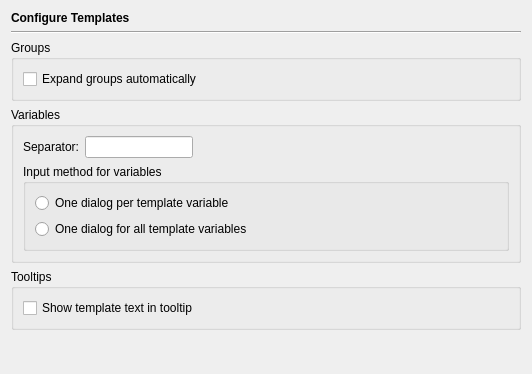
<ui version="4.0" >
 <class>TemplatesPage</class>
 <widget class="QWidget" name="TemplatesPage" >
  <property name="geometry" >
   <rect>
    <x>0</x>
    <y>0</y>
    <width>532</width>
    <height>374</height>
   </rect>
  </property>
  <layout class="QVBoxLayout" >
   <item>
    <widget class="QLabel" name="headerLabel" >
     <property name="text" >
      <string>&lt;b>Configure Templates&lt;/b></string>
     </property>
    </widget>
   </item>
   <item>
    <widget class="Line" name="line11_2_2_2_2_2" >
     <property name="frameShape" >
      <enum>QFrame::HLine</enum>
     </property>
     <property name="frameShadow" >
      <enum>QFrame::Sunken</enum>
     </property>
     <property name="orientation" >
      <enum>Qt::Horizontal</enum>
     </property>
    </widget>
   </item>
   <item>
    <widget class="QGroupBox" name="groupBox" >
     <property name="title" >
      <string>Groups</string>
     </property>
     <layout class="QVBoxLayout" >
      <item>
       <widget class="QCheckBox" name="templatesAutoOpenGroupsCheckBox" >
        <property name="toolTip" >
         <string>Select, if groups having entries should be opened automatically</string>
        </property>
        <property name="text" >
         <string>Expand groups automatically</string>
        </property>
       </widget>
      </item>
     </layout>
    </widget>
   </item>
   <item>
    <widget class="QGroupBox" name="groupBox_2" >
     <property name="title" >
      <string>Variables</string>
     </property>
     <layout class="QVBoxLayout" >
      <item>
       <layout class="QHBoxLayout" >
        <item>
         <widget class="QLabel" name="textLabel1_19" >
          <property name="text" >
           <string>Separator:</string>
          </property>
         </widget>
        </item>
        <item>
         <widget class="QLineEdit" name="templatesSeparatorCharEdit" >
          <property name="sizePolicy" >
           <sizepolicy vsizetype="Fixed" hsizetype="Minimum" >
            <horstretch>0</horstretch>
            <verstretch>0</verstretch>
           </sizepolicy>
          </property>
          <property name="toolTip" >
           <string>Enter the character that encloses variables</string>
          </property>
          <property name="maxLength" >
           <number>1</number>
          </property>
         </widget>
        </item>
        <item>
         <spacer>
          <property name="orientation" >
           <enum>Qt::Horizontal</enum>
          </property>
          <property name="sizeType" >
           <enum>QSizePolicy::Expanding</enum>
          </property>
          <property name="sizeHint" stdset="0" >
           <size>
            <width>40</width>
            <height>20</height>
           </size>
          </property>
         </spacer>
        </item>
       </layout>
      </item>
      <item>
       <widget class="QGroupBox" name="groupBox_3" >
        <property name="title" >
         <string>Input method for variables</string>
        </property>
        <layout class="QVBoxLayout" >
         <item>
          <widget class="QRadioButton" name="templatesMultiDialogButton" >
           <property name="toolTip" >
            <string>Select, if a new dialog should be opened for every template variable</string>
           </property>
           <property name="text" >
            <string>One dialog per template variable</string>
           </property>
          </widget>
         </item>
         <item>
          <widget class="QRadioButton" name="templatesSingleDialogButton" >
           <property name="toolTip" >
            <string>Select, if only one dialog for all template variables should be shown</string>
           </property>
           <property name="text" >
            <string>One dialog for all template variables</string>
           </property>
          </widget>
         </item>
        </layout>
       </widget>
      </item>
     </layout>
    </widget>
   </item>
   <item>
    <widget class="QGroupBox" name="groupBox_4" >
     <property name="title" >
      <string>Tooltips</string>
     </property>
     <layout class="QVBoxLayout" >
      <item>
       <widget class="QCheckBox" name="templatesToolTipCheckBox" >
        <property name="toolTip" >
         <string>Select, if the template text should be shown in a tooltip</string>
        </property>
        <property name="text" >
         <string>Show template text in tooltip</string>
        </property>
       </widget>
      </item>
     </layout>
    </widget>
   </item>
   <item>
    <spacer>
     <property name="orientation" >
      <enum>Qt::Vertical</enum>
     </property>
     <property name="sizeHint" stdset="0" >
      <size>
       <width>20</width>
       <height>40</height>
      </size>
     </property>
    </spacer>
   </item>
  </layout>
 </widget>
 <tabstops>
  <tabstop>templatesAutoOpenGroupsCheckBox</tabstop>
  <tabstop>templatesSeparatorCharEdit</tabstop>
  <tabstop>templatesMultiDialogButton</tabstop>
  <tabstop>templatesSingleDialogButton</tabstop>
  <tabstop>templatesToolTipCheckBox</tabstop>
 </tabstops>
 <resources/>
 <connections/>
</ui>
